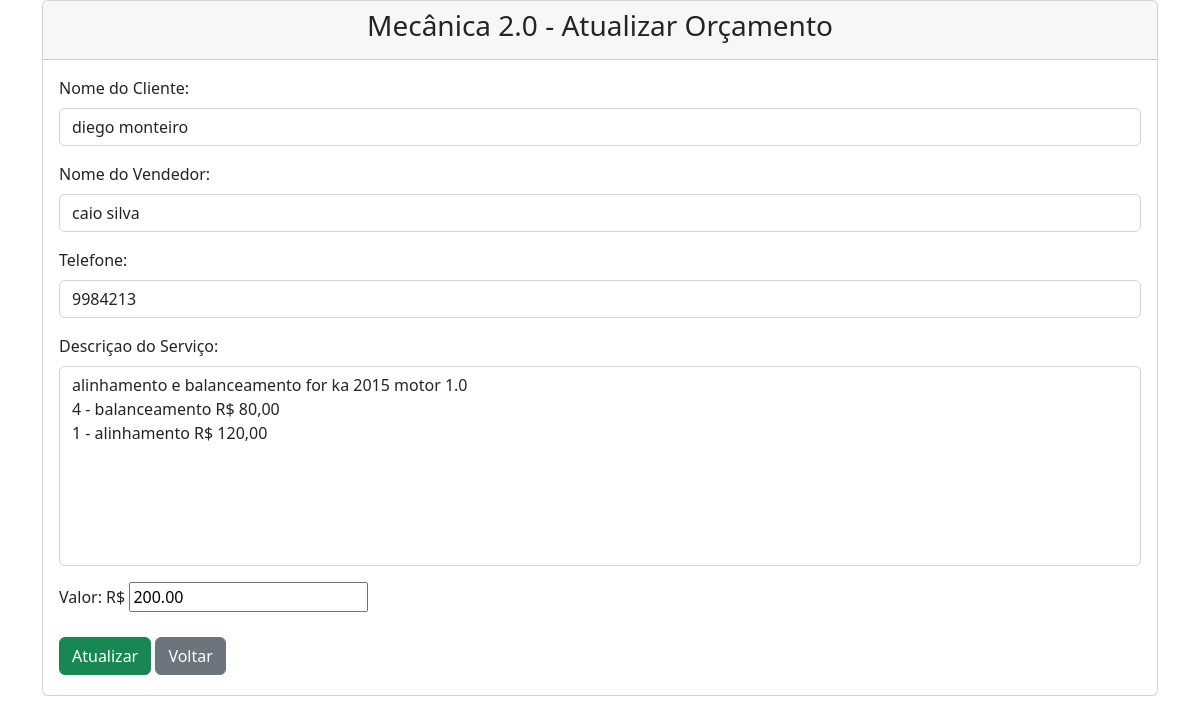
The page /update.php?id=6 on the database its author committed.
### tables this page shows
CREATE TABLE `orcamento` (
  `id` int(11) UNSIGNED NOT NULL,
  `nomeCliente` varchar(50) NOT NULL,
  `dataCadastro` varchar(30) NOT NULL,
  `horaCadastro` varchar(30) NOT NULL,
  `nomeVendedor` varchar(50) NOT NULL,
  `telefone` varchar(35) NOT NULL,
  `descricao` varchar(500) NOT NULL,
  `precoOrcamento` varchar(10) NOT NULL
);

### update.php (the view, shortened to what this page needs)
<?php
require "header.php";
$id = null;
if(!empty($_GET['id'])){
    $id = $_REQUEST['id'];
}
if(!empty($_POST)){
    $nomeClienteErro = null;
    $nomeVendedorErro = null;
    $telefoneErro = null;
    $descricaoErro = null;
    $precoOrcamentoErro = null;
    $nomeCliente = $_POST['nomeCliente'];
    $nomeVendedor = $_POST['nomeVendedor'];
    $telefone = $_POST['telefone'];
    $descricao = $_POST['descricao'];
    $precoOrcamento = $_POST['precoOrcamento'];
    $validacao = true;
    if (empty($nomeCliente)) {
        $nomeClienteErro = 'Por favor digite o nome do cliente!';
        $validacao = false;
    }
    if (empty($nomeVendedor)) {
        $$nomeVendedorErro = 'Por favor digite o nome do vendedor!';
        $validacao = false;
    }
    if (empty($telefone)) {
        $telefoneErro = 'Por favor digite o telefone!';
        $validacao = false;
    }
    if (empty($descricao)) {
        $descricaoErro = 'Por favor digite a descrição do serviço!';
        $validacao = false;
    }
    if (empty($precoOrcamento)) {
        $precoOrcamentoErro = 'Por favor digite o valor do serviço!';
        $validacao = false;
    }
    if ($validacao) {
        $pdo = DataBase::conectar();
        $pdo->setAttribute(PDO::ATTR_ERRMODE, PDO::ERRMODE_EXCEPTION);
        $sql = "UPDATE orcamento  set nomeCliente = ?, nomeVendedor = ?, telefone = ?, descricao = ?, precoOrcamento = ? WHERE id = ?";
        $q = $pdo->prepare($sql);
        $q->execute(array($nomeCliente, $nomeVendedor, $telefone, $descricao, $precoOrcamento, $id));
        DataBase::desconectar();
        header("Location: index.php");
    }
}else {
    $pdo = DataBase::conectar();
    $pdo->setAttribute(PDO::ATTR_ERRMODE, PDO::ERRMODE_EXCEPTION);
    $sql = "SELECT * FROM orcamento where id = ?";
    $q = $pdo->prepare($sql);
    $q->execute(array($id));
    $data = $q->fetch(PDO::FETCH_ASSOC);
    $nomeCliente = $data['nomeCliente'];
    $nomeVendedor = $data['nomeVendedor'];
    $telefone = $data['telefone'];
    $descricao = $data['descricao'];
    $precoOrcamento = $data['precoOrcamento'];
}
?>
<section class="container">
    <div class="span10 offset1">
        <div class="card">
            <div class="card-header">
                <h3 class="well" style="text-align:center;">Mecânica 2.0 - Atualizar Orçamento</h3>
            </div>
            <div class="card-body">
                <form class="form-horizontal" action="update.php?id=<?php echo $id ?>" method="post">
                    <div class="mb-3  <?php echo !empty($nomeClienteErro) ? 'error ' : ''; ?>">
                        <label class="form-label" for="nomeCliente">Nome do Cliente:</label>
                        <input size="50" maxlength="50" class="form-control" id="nomeCliente" name="nomeCliente" type="text" placeholder="Nome do Cliente"
                            value="<?php echo !empty($nomeCliente) ? $nomeCliente : ''; ?>">
                    </div>
                    <div class="mb-3 <?php echo !empty($nomeVendedorErro) ? 'error ' : ''; ?>">
                        <label class="form-label" for="nomeVendedor">Nome do Vendedor:</label>
                            <input size="50" maxlength="50" class="form-control" name="nomeVendedor" id="nomeVendedor" type="text" placeholder="Nome do Vendedor"
                                    value="<?php echo !empty($nomeVendedor) ? $nomeVendedor : ''; ?>">
                    </div>
                    <div class="mb-3 <?php echo !empty($telefoneErro) ? 'error ' : ''; ?>">
                        <label class="form-label" for="telefone">Telefone:</label>
                        <input size="35" maxlength="11" class="form-control" name="telefone" id="telefone" type="number" placeholder="Telefone"
                                value="<?php echo !empty($telefone) ? $telefone : ''; ?>">
                    </div>
                    <div class="mb-3 <?php echo !empty($descricaoErro) ? 'error ' : ''; ?>">
                        <label class="form-label" for="descricao">Descriçao do Serviço:</label>
                            <textarea maxlength="500" style="resize:none; height:200px" class="form-control" name="descricao" id="descricao" type="text" placeholder="descricao"><?php echo $descricao ?><?php if (!empty($descricaoErro)): ?><span class="text-danger"><?php echo $descricaoErro; ?></span><?php endif; ?>
                            </textarea>
                    </div>
                    <div class="mb-3 <?php echo !empty($precoOrcamentoErro) ? 'error ' : ''; ?>">
                        <label class="form-label" for="precoOrcamento">Valor: R$ </label>
                        <input size="35"  name="precoOrcamento" id="precoOrcamento" type="number" placeholder="Valor"
                                value="<?php echo !empty($precoOrcamento) ? $precoOrcamento : ''; ?>">
                    </div>
                    <div class="form-actions">
                        <button type="submit" class="btn btn-success">Atualizar</button>
                        <a href="index.php" type="btn" class="btn btn-secondary my-md-1">Voltar</a>
                    </div>
                </form>
            </div>
        </div>
    </div>
</section>
<?php
require('footer.php');
?>

### rows shown on the page
orcamento: nomeCliente "diego monteiro", nomeVendedor "caio silva", telefone "9984213", descricao "alinhamento e balanceamento for ka 2015 motor 1.0 4 - balanceamento R$ 80,00 1 - alinhamento R$ 120,00", precoOrcamento "200.00"
